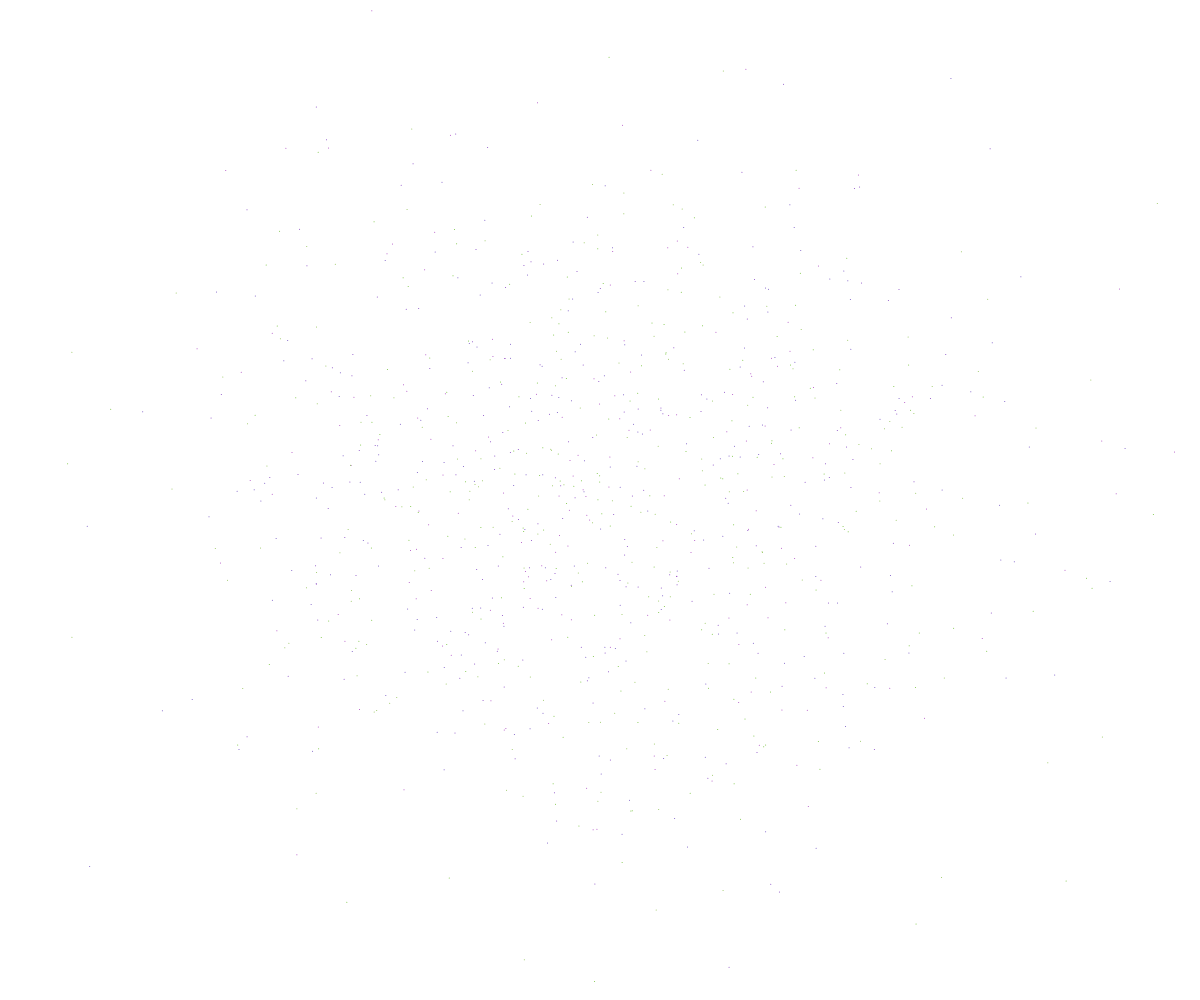
Frame 1 (no input)
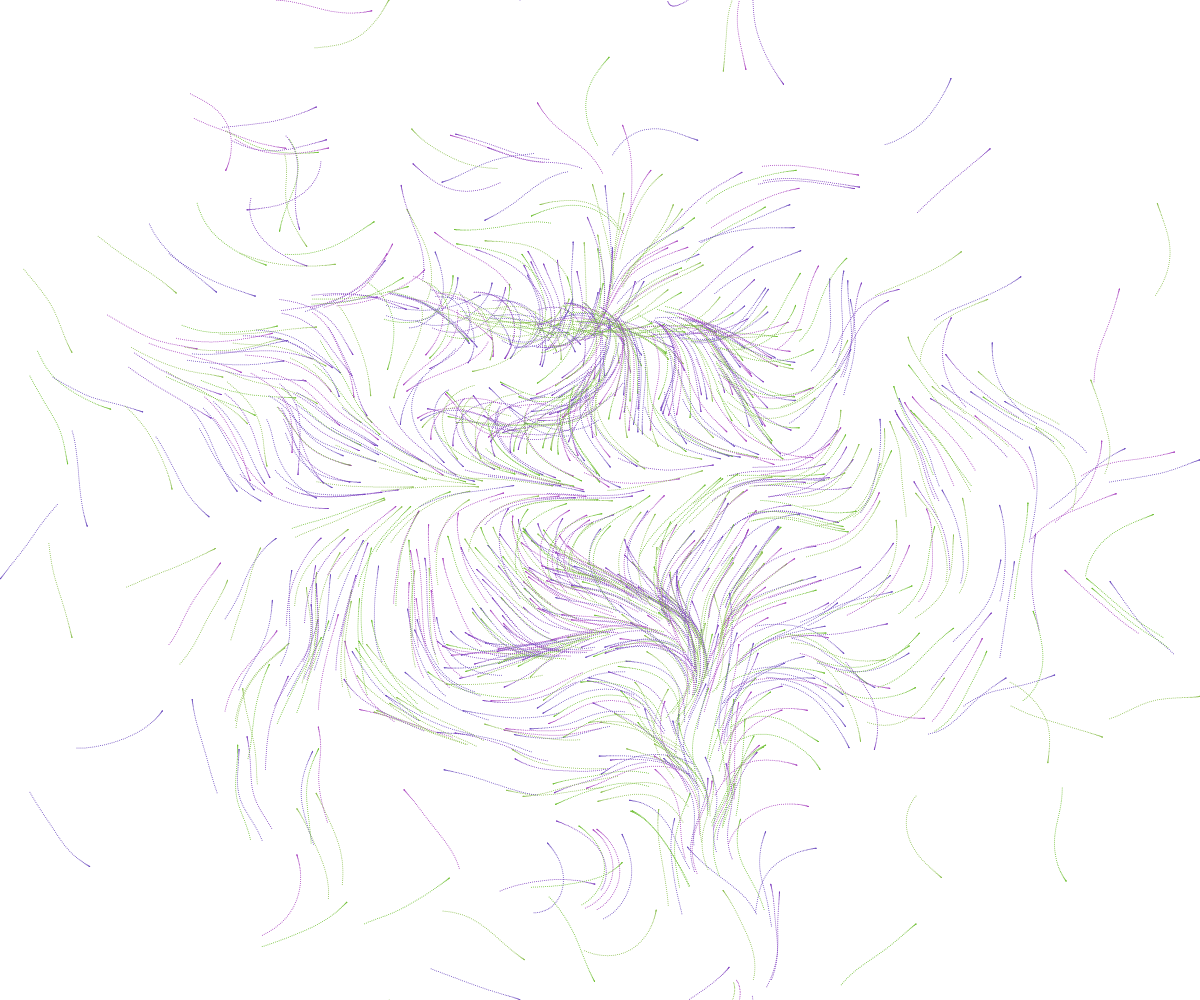
Frame 60 (no input)
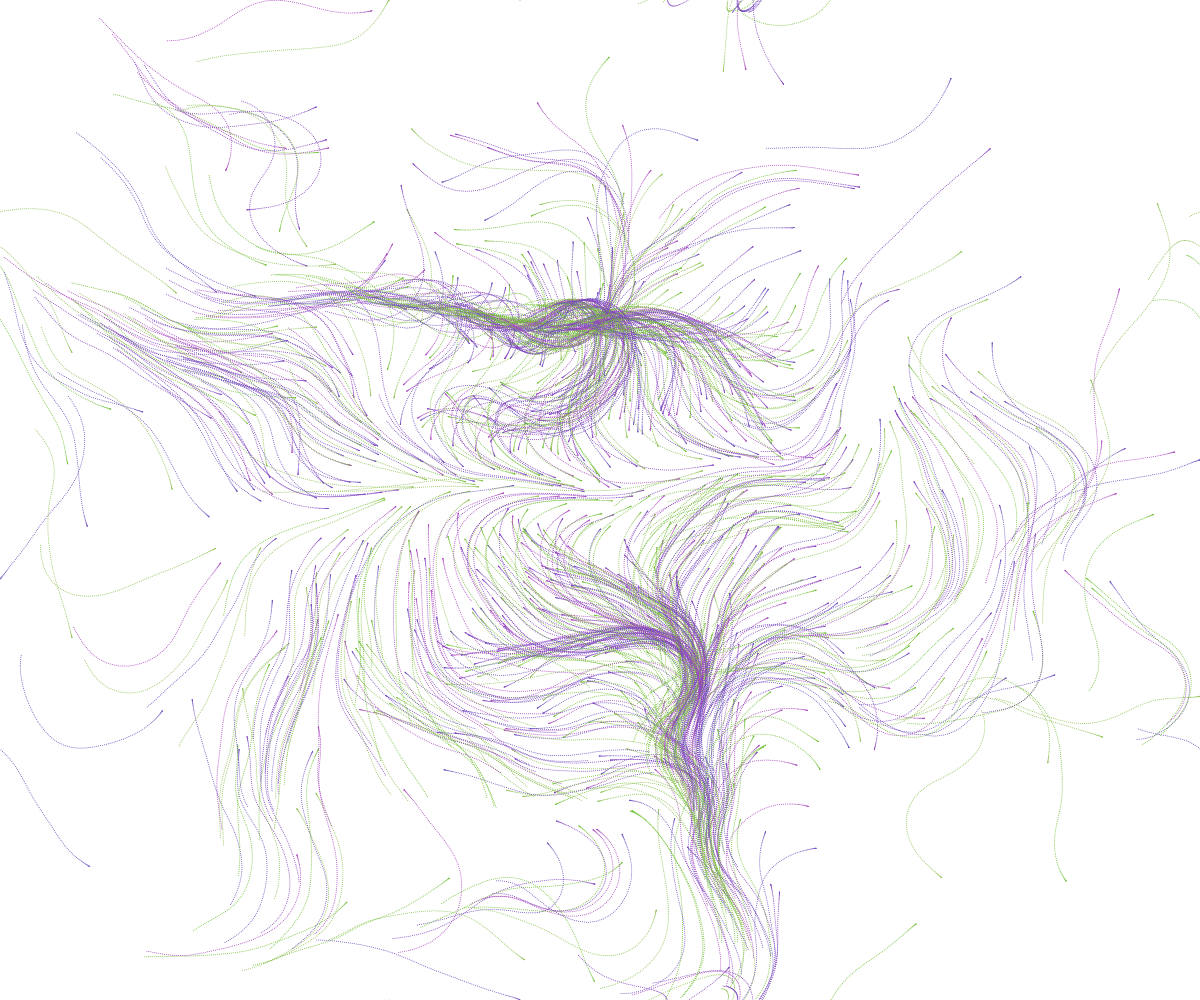
Frame 120 (the mouse pressed at the canvas centre since frame 60)

The p5.js sketch that drew these frames (run headless with seeded random() and noise() and a simulated clock; from frame 60 on, the mouse is pressed at the canvas centre):

// p5.js sketch
// ── sketch.js
const people = [];
const numPeople = 1000;
const groups = [];
const numGroups = 5;
const closeDist = 30;
const closeDistSq = Math.pow(closeDist, 2);
const maxSpeed = 2;
const maxSpeedSq = Math.pow(maxSpeed, 2);
const maxForce = .1;
const noiseScale = 5;
let time = 0;
const timeScale = .0005;

function setup() {
  createCanvas(innerWidth, innerHeight);
  colorMode(HSB);
  noStroke();
  for(let i=0;i<numGroups;i++) {
    groups.push({col: color(random(360), random(50,100), 75)});
  }
  const xmean = width/2;
  const xsd = width/6;
  const ymean = height/2;
  const ysd = height/6;
  const velmean = 0;
  const velsd = maxSpeed/3;
  for(let i=0;i<numPeople;i++) {
    people.push({pos: createVector(randomGaussian(xmean,xsd),randomGaussian(ymean,ysd)),
                 vel: createVector(),
                 group: Math.floor(Math.random()*numGroups)});
  }
  background(255);
}

function uniformNoise(x,y,z) {
  return (2*noise(x,y,z))-.5
}

function draw() {
  //background(255);
  time += timeScale;
  for(const person of people) {
    const {pos, vel, group} = person;
    const {col} = groups[group];
    fill(col);
    stroke(col)
    //circle(pos.x,pos.y,5);
    point(pos.x,pos.y);
    
    const a = uniformNoise(group*time, (pos.x/width)*noiseScale, (pos.y/height)*noiseScale)*TWO_PI;
    vel.add(createVector(maxForce*cos(a), maxForce*sin(a)));
    vel.limit(maxSpeed);
    vel.mult(.99);
  }
  for(const person of people) {
    const {pos, vel} = person;
    pos.add(vel);
    if(pos.x>width) pos.x = 0;
    else if(pos.x<0) pos.x = width;;
    if(pos.y>height) pos.y = 0;
    else if(pos.y<0) pos.y = height;
  }
}
